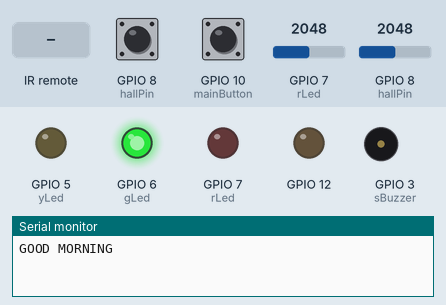
Simulated run of this sketch. Board: ESP32-S3. On the bench: output pins drawn as LEDs (lit = HIGH), buzzer (waves = sounding), the last lines printed to the serial monitor. Dashed ring = blinking. The test bench sets the inputs (shaded band); at power-on: GPIO 10 (mainButton) HIGH, GPIO 8 (hallPin) = 2048, GPIO 7 (rLed) = 2048, GPIO 8 (hallPin) HIGH.

Above: at 1.2 s.
1.3 s: GPIO 10 (mainButton) pulled LOW for 1 s
At 2.1 s:
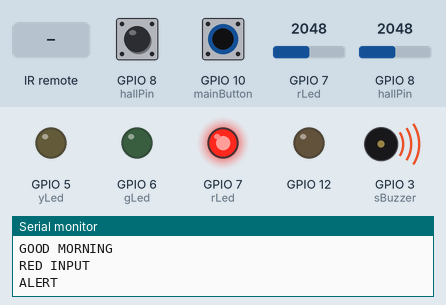
3.9 s: infrared code 0xB4A116F2 received
At 4.5 s:
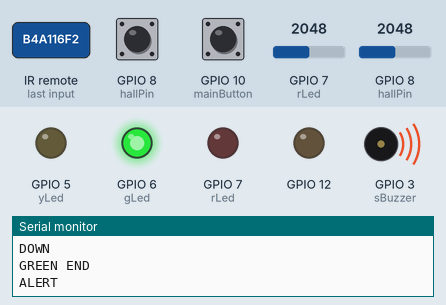
6.1 s: GPIO 8 (hallPin) set to 526
7.9 s: GPIO 8 (hallPin) set to 454
At 8.9 s:
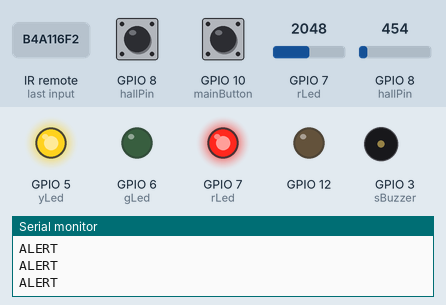
9.7 s: GPIO 10 (mainButton) pulled LOW for 0.15 s
At 11.0 s:
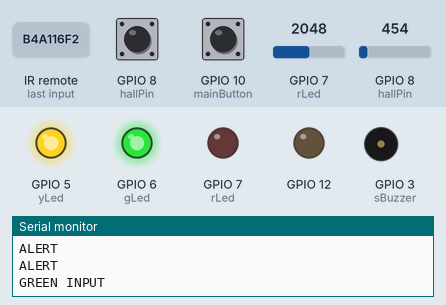
11.4 s: GPIO 10 (mainButton) pulled LOW for 3.2 s
At 11.93 s:
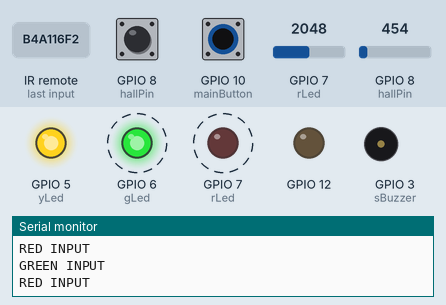
Timing chart, 0 to 16.3 s (numbered marks = the images above; inputs shaded):
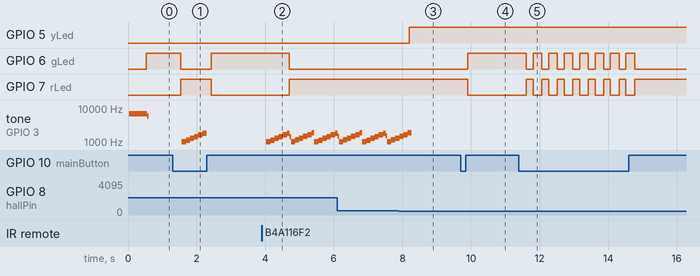

The sketch:

lightv2.ino
```cpp
#include <IRremote.h>

// SENSOR PINS
int irPin = 4;
int hallPin = A7;
int sButton = 8;
int sBuzzer = 3;
int mainButton = 10;

int lightState = 0;

// LED PINS
int yLed = 5;
int gLed = 6;
int rLed = 7;

int gBlink = 500;
int gDuration = 15000;
int gState = 1;

int ledState = 0;

// IR DECODER
IRrecv irrecv(irPin);
decode_results results;
int irPress = 0;

void setup() {
  Serial.begin(9600);
  irrecv.enableIRIn();

  pinMode(irPin, INPUT_PULLUP);
  pinMode(hallPin, INPUT_PULLUP);
  pinMode(sButton, INPUT_PULLUP);
  pinMode(mainButton, INPUT_PULLUP);

  pinMode(sBuzzer, OUTPUT);
  pinMode(rLed, OUTPUT);
  pinMode(gLed, OUTPUT);
  pinMode(yLed, OUTPUT);

  pinMode(12, OUTPUT);
  digitalWrite(12, LOW);
}

void loop() {
  int hallRead = readHallSensor();
  int irPress = decodeIr();
  int mainInput = digitalRead(mainButton);
  if (mainInput == 0) {
    if (ledState == 1) {
      ledState = 2;
      gDuration = 15000;
      gBlink = 500;
      gState = 1;
      Serial.println("GREEN INPUT");
      delay(200);
    } else {
      ledState = 1;
      Serial.println("RED INPUT");
      delay(200);
    }
  }

  int light = analogRead(A6);

  if (lightState == 0 && light > 900) {
    lightState = 1;
    playMorningSong();
  } else if (light <= 900) {
    lightState = 0;
  }

  // led verte allumée
  if ((irPress == 1 || gDuration > 0) && ledState != 1) {
    if (gState == 1) {
      digitalWrite(gLed, HIGH);
      digitalWrite(rLed, LOW);
    } else {
      digitalWrite(gLed, LOW);
      digitalWrite(rLed, LOW);
    }

    gDuration -= 50;
    gBlink -= 50;
    delay(50);

    if (gDuration <= 0) {
      ledState = 1;
      gDuration = 0;
      gState = 1;
      gBlink = 500;
      Serial.println("GREEN END");
    }

    else if (gDuration <= 4000 && gBlink <= 0) {
      if (gState == 0) {
        gState = 1;
      } else {
        gState = 0;
      }
      gBlink = 500;
    }
  }

  // led rouge allumée
  else {
    digitalWrite(rLed, HIGH);
    digitalWrite(gLed, LOW);

    ledState = 1;
    gDuration = 0;
  }

  makeSound(hallRead);
}

int readHallSensor() {
  if (analogRead(hallPin) < 500) {
    digitalWrite(yLed, HIGH);
    return 1;
  } else {
    digitalWrite(yLed, LOW);
    return 0;
  }
}

int decodeIr(){
  int irPress = 0;

  if (irrecv.decode(&results))
  {
    switch(results.value)
    {
      // green
      case 0x2DD37549:
        irPress = 1;
        gDuration = 15000;
        Serial.println("UP");
        break;

      // red
      case 0xB4A116F2:
        irPress = 2;
        gDuration = 0;
        Serial.println("DOWN");
        break;
    }

    irrecv.resume();
  }
}

void makeSound(int hallRead) {
  int sInput = digitalRead(sButton);

  if (ledState == 1 && hallRead == 0) {
    Serial.println("ALERT");
    for (int i = 1000; i < 2000; i++) {
      buzz(3, i, 1);
    }
  } else if (!sInput && ledState == 1) {
    Serial.println("DING DONG");
    buzz(3, 12000, 10);
    buzz(3, 6000, 20);
  }
}

void playMorningSong(){
    Serial.println("GOOD MORNING");
    for (int j = 0; j < 50; j++) {
      buzz(3, 8000, 5);
      buzz(3, 6000, 5);
    }
}

void buzz(int targetPin, long frequency, long length) {
  long delayValue = 1000000 / frequency / 2;
  long numCycles = frequency * length / 1000;
  for (long i = 0; i < numCycles; i++) {
    digitalWrite(targetPin, HIGH);
    delayMicroseconds(delayValue);
    digitalWrite(targetPin, LOW);
    delayMicroseconds(delayValue);
  }
}
```

Measured:
- the behaviour switches between 500 and 499 on GPIO 8 (hallPin) (found by bisection; images 2 and 3)
- after the input at 1.3 s, GPIO 6 (gLed): HIGH → LOW after 0.23 s, → HIGH 0.90 s later; GPIO 7 (rLed): LOW → HIGH after 0.23 s, → LOW 0.90 s later; tone on GPIO 3 (sBuzzer): plays 1014 Hz for 0.12 s, 1142 Hz for 0.12 s, 1285 Hz for 0.12 s, 1445 Hz for 0.12 s, 1625 Hz for 0.12 s, 1827 Hz for 0.12 s, starting after 0.27 s
- after the input at 3.9 s, GPIO 6 (gLed): HIGH → LOW after 0.80 s; GPIO 7 (rLed): LOW → HIGH after 0.80 s; tone on GPIO 3 (sBuzzer): plays 1014 Hz for 0.12 s, 1142 Hz for 0.12 s, 1285 Hz for 0.12 s, 1445 Hz for 0.12 s, 1625 Hz for 0.12 s, 1827 Hz for 0.08 s … (19 notes in this stretch), starting after 0.14 s
- after the input at 7.9 s, GPIO 5 (yLed): LOW → HIGH after 0.30 s
- after the input at 9.7 s, GPIO 6 (gLed): LOW → HIGH after 0.20 s; GPIO 7 (rLed): HIGH → LOW after 0.20 s
- after the input at 11.4 s, GPIO 6 (gLed): alternates HIGH for 0.25 s and LOW for 0.20 s, 15 changes in all, then stays LOW, starting after 0.21 s; GPIO 7 (rLed): alternates HIGH for 0.20 s and LOW for 0.25 s, 15 changes in all, then stays HIGH, starting after 0.21 s
